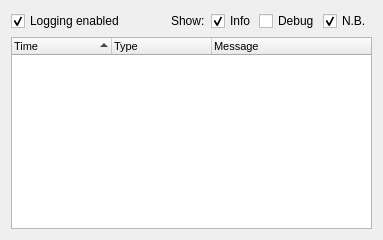
     <widget class="QWidget" name="tab_log">
      <attribute name="title">
       <string>Log</string>
      </attribute>
      <layout class="QVBoxLayout" name="verticalLayout_2">
       <item>
        <layout class="QHBoxLayout" name="horizontalLayout_2">
         <item>
          <widget class="QCheckBox" name="checkBox_logEnabled">
           <property name="layoutDirection">
            <enum>Qt::LeftToRight</enum>
           </property>
           <property name="text">
            <string>Logging enabled</string>
           </property>
           <property name="checked">
            <bool>true</bool>
           </property>
          </widget>
         </item>
         <item>
          <spacer name="horizontalSpacer">
           <property name="orientation">
            <enum>Qt::Horizontal</enum>
           </property>
           <property name="sizeHint" stdset="0">
            <size>
             <width>40</width>
             <height>20</height>
            </size>
           </property>
          </spacer>
         </item>
         <item>
          <widget class="QLabel" name="label">
           <property name="text">
            <string>Show:</string>
           </property>
          </widget>
         </item>
         <item>
          <layout class="QHBoxLayout" name="horizontalLayout">
           <property name="spacing">
            <number>3</number>
           </property>
           <item>
            <widget class="QCheckBox" name="checkBox_logInfo">
             <property name="text">
              <string>Info</string>
             </property>
             <property name="checked">
              <bool>true</bool>
             </property>
            </widget>
           </item>
           <item>
            <widget class="QCheckBox" name="checkBox_logDebug">
             <property name="text">
              <string>Debug</string>
             </property>
             <property name="checked">
              <bool>false</bool>
             </property>
            </widget>
           </item>
           <item>
            <widget class="QCheckBox" name="checkBox_logErrors">
             <property name="text">
              <string>N.B.</string>
             </property>
             <property name="checked">
              <bool>true</bool>
             </property>
            </widget>
           </item>
          </layout>
         </item>
        </layout>
       </item>
       <item>
        <widget class="QTreeWidget" name="treeWidget_logList">
         <property name="font">
          <font>
           <family>MS Shell Dlg 2</family>
           <pointsize>8</pointsize>
          </font>
         </property>
         <property name="tabKeyNavigation">
          <bool>false</bool>
         </property>
         <property name="alternatingRowColors">
          <bool>false</bool>
         </property>
         <property name="selectionMode">
          <enum>QAbstractItemView::SingleSelection</enum>
         </property>
         <property name="verticalScrollMode">
          <enum>QAbstractItemView::ScrollPerItem</enum>
         </property>
         <property name="rootIsDecorated">
          <bool>false</bool>
         </property>
         <property name="itemsExpandable">
          <bool>false</bool>
         </property>
         <property name="sortingEnabled">
          <bool>true</bool>
         </property>
         <column>
          <property name="text">
           <string>Time</string>
          </property>
         </column>
         <column>
          <property name="text">
           <string>Type</string>
          </property>
         </column>
         <column>
          <property name="text">
           <string>Message</string>
          </property>
         </column>
        </widget>
       </item>
      </layout>
     </widget>
